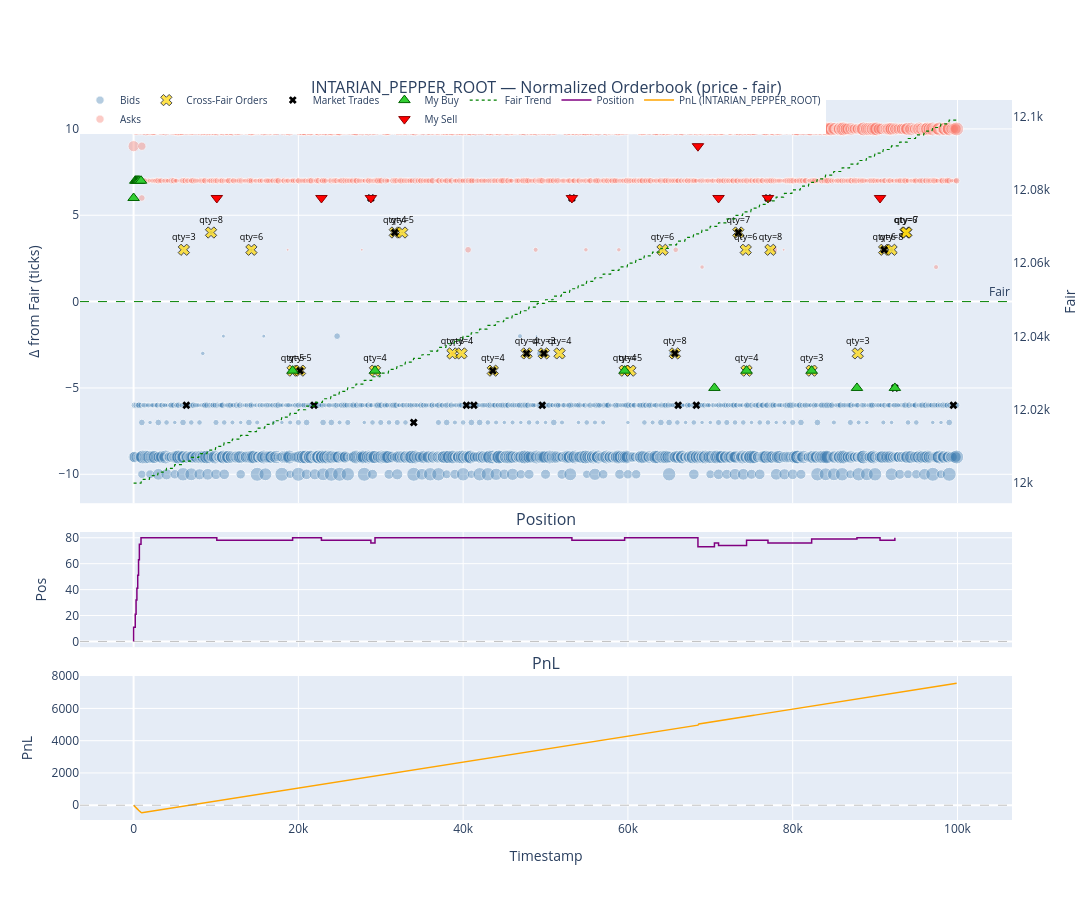

The notebook cell saved with this chart:
### Markdown cell above
### TOMATOES — Normalized View (去 wall_mid 漂移)

把所有价格减去成交时刻的 wall_mid，去除漂移后观察：
- 挂单 / 成交是否稳定落在 `± 7, ± 6, ± 1~2, 0` 等标准档位
- 我方成交相对 fair 的分布：buy 应该在 ≤ 0 的位置，sell 应该在 ≥ 0 的位置
- 负 edge 的成交会立刻暴露（buy 在 > 0 或 sell 在 < 0）

参考 [utils/viz.py](utils/viz.py) 中的 `plot_normalized_orderbook`，保留所有元素（bids / asks / market trades / my buys / my sells）+ 叠加仓位 / PnL 两行子图。

### Code cell
def plot_review_normalized(product: str) -> go.Figure:
    """和 plot_review 一样的三行布局，但 Row 1 使用 price - fair（去基准）。"""

    fig = make_subplots(
        rows=3, cols=1,
        shared_xaxes=True,
        vertical_spacing=0.04,
        row_heights=[0.7, 0.2, 0.25],
        subplot_titles=[
            f"{product} — Normalized Orderbook (price - fair)",
            "Position",
            "PnL",
        ],
    )

    # ===== Row 1: 去基准 Orderbook =====
    fair_ref = fair_df.filter(pl.col("product") == product).select(["timestamp", "product", "fair"] )

    # 挂单 - fair
    ob_p = (
        ob_long.filter(pl.col("product") == product)
        .join(fair_ref, on=["timestamp", "product"], how="left")
        .filter(pl.col("fair").is_not_null())
        .with_columns((pl.col("price") - pl.col("fair")).alias("norm_price"))
    )
    max_vol = ob_p["volume"].max() or 1

    bids = ob_p.filter(pl.col("side") == "bid")
    fig.add_trace(go.Scatter(
        x=bids["timestamp"].to_list(), y=bids["norm_price"].to_list(),
        mode="markers",
        marker=dict(color="steelblue", size=[max(2, v / max_vol * 14) for v in bids["volume"].to_list()], opacity=0.4),
        name="Bids", legendgroup="ob",
        customdata=bids["volume"].to_list(),
        hovertemplate="t=%{x}<br>Δ=%{y}<br>v=%{customdata}<extra>Bid</extra>",
    ), row=1, col=1)

    asks = ob_p.filter(pl.col("side") == "ask")
    fig.add_trace(go.Scatter(
        x=asks["timestamp"].to_list(), y=asks["norm_price"].to_list(),
        mode="markers",
        marker=dict(color="salmon", size=[max(2, v / max_vol * 14) for v in asks["volume"].to_list()], opacity=0.4),
        name="Asks", legendgroup="ob",
        customdata=asks["volume"].to_list(),
        hovertemplate="t=%{x}<br>Δ=%{y}<br>v=%{customdata}<extra>Ask</extra>",
    ), row=1, col=1)

    # 标记跨越 fair 的非理性限价挂单，并标注订单大小
    irrational_orders = ob_p.filter(
        ((pl.col("side") == "bid") & (pl.col("norm_price") > 0))
        | ((pl.col("side") == "ask") & (pl.col("norm_price") < 0))
    )
    if irrational_orders.height > 0:
        irr_text = [
            f"qty={abs(v):.0f}" if v is not None else "qty=NA"
            for v in irrational_orders["volume"].to_list()
        ]
        irr_sizes = [
            max(10, min(28, abs(v) / max_vol * 30)) if v is not None else 10
            for v in irrational_orders["volume"].to_list()
        ]
        fig.add_trace(go.Scatter(
            x=irrational_orders["timestamp"].to_list(),
            y=irrational_orders["norm_price"].to_list(),
            mode="markers+text",
            marker=dict(
                color="gold",
                symbol="x",
                size=irr_sizes,
                line=dict(width=1, color="black"),
            ),
            text=irr_text,
            textposition="top center",
            textfont=dict(size=9, color="black"),
            name="Cross-Fair Orders",
            legendgroup="irr",
            hovertemplate="t=%{x}<br>Δ=%{y}<br>%{text}<extra>Cross-Fair</extra>",
        ), row=1, col=1)

    # Fair 基准线 (y=0)
    fig.add_hline(y=0, line_color="green", line_dash="dash", line_width=1, row=1, col=1,
                  annotation_text="Fair")

    # 市场成交
    mt = (
        mkt_trades.filter(pl.col("product") == product)
        .join(fair_ref, on=["timestamp", "product"], how="left")
        .filter(pl.col("fair").is_not_null())
        .with_columns((pl.col("price") - pl.col("fair")).alias("norm_price"))
    )
    if mt.height > 0:
        fig.add_trace(go.Scatter(
            x=mt["timestamp"].to_list(), y=mt["norm_price"].to_list(),
            mode="markers", marker=dict(color="black", symbol="x", size=7),
            name="Market Trades", legendgroup="mkt",
            customdata=mt["quantity"].to_list(),
            hovertemplate="t=%{x}<br>Δ=%{y}<br>qty=%{customdata}<extra>Mkt</extra>",
        ), row=1, col=1)

    # 我方买入 / 卖出（用 my_with_wm 里已算好的 fair 作为参照）
    my_p = my_with_wm.filter(pl.col("product") == product).with_columns(
        (pl.col("price") - pl.col("fair")).alias("norm_price")
    )

    my_buys = my_p.filter(pl.col("trade_type") == "my_buy")
    if my_buys.height > 0:
        fig.add_trace(go.Scatter(
            x=my_buys["timestamp"].to_list(), y=my_buys["norm_price"].to_list(),
            mode="markers",
            marker=dict(color="limegreen", symbol="triangle-up", size=10, line=dict(width=1, color="darkgreen")),
            name="My Buy", legendgroup="my",
            customdata=list(zip(my_buys["quantity"].to_list(), my_buys["price"].to_list(), my_buys["edge"].to_list())),
            hovertemplate="t=%{x}<br>Δ=%{y}<br>qty=%{customdata[0]}<br>px=%{customdata[1]}<br>edge=%{customdata[2]}<extra>My Buy</extra>",
        ), row=1, col=1)

    my_sells = my_p.filter(pl.col("trade_type") == "my_sell")
    if my_sells.height > 0:
        fig.add_trace(go.Scatter(
            x=my_sells["timestamp"].to_list(), y=my_sells["norm_price"].to_list(),
            mode="markers",
            marker=dict(color="red", symbol="triangle-down", size=10, line=dict(width=1, color="darkred")),
            name="My Sell", legendgroup="my",
            customdata=list(zip(my_sells["quantity"].to_list(), my_sells["price"].to_list(), my_sells["edge"].to_list())),
            hovertemplate="t=%{x}<br>Δ=%{y}<br>qty=%{customdata[0]}<br>px=%{customdata[1]}<br>edge=%{customdata[2]}<extra>My Sell</extra>",
        ), row=1, col=1)

    # 右侧副轴：fair 趋势
    fair_sorted = fair_ref.sort("timestamp")
    fig.add_trace(go.Scatter(
        x=fair_sorted["timestamp"].to_list(), y=fair_sorted["fair"].to_list(),
        mode="lines", line=dict(color="green", width=1.2, dash="dot"),
        name="Fair Trend", legendgroup="fair",
        yaxis="y4",
        hovertemplate="t=%{x}<br>fair=%{y}<extra></extra>",
    ))

    # ===== Row 2: 仓位 =====
    pos_p = position_df.filter(pl.col("product") == product).sort("timestamp")
    fig.add_trace(go.Scatter(
        x=pos_p["timestamp"].to_list(), y=pos_p["position"].to_list(),
        mode="lines", line=dict(color="purple", width=1.5, shape="hv"),
        name="Position", legendgroup="pos",
        hovertemplate="t=%{x}<br>pos=%{y}<extra></extra>",
    ), row=2, col=1)
    fig.add_hline(y=0, line_dash="dash", line_color="gray", line_width=0.5, row=2, col=1)

    # ===== Row 3: PnL =====
    pnl_p = pnl_by_product.filter(pl.col("product") == product).sort("timestamp")
    fig.add_trace(go.Scatter(
        x=pnl_p["timestamp"].to_list(), y=pnl_p["profit_and_loss"].to_list(),
        mode="lines", line=dict(color="orange", width=1.5),
        name=f"PnL ({product})", legendgroup="pnl",
        hovertemplate="t=%{x}<br>PnL=%{y:.1f}<extra></extra>",
    ), row=3, col=1)
    fig.add_hline(y=0, line_dash="dash", line_color="gray", line_width=0.5, row=3, col=1)

    # 配置副轴 (fair trend)
    fig.update_layout(
        yaxis4=dict(
            overlaying="y", side="right", title="Fair",
            showgrid=False, anchor="x",
        ),
        height=900, width=1200,
        legend=dict(orientation="h", y=1.02, x=0, font=dict(size=10)),
        hovermode="x unified",
    )
    fig.update_xaxes(title_text="Timestamp", row=3, col=1)
    fig.update_yaxes(title_text="Δ from Fair (ticks)", row=1, col=1)
    fig.update_yaxes(title_text="Pos", row=2, col=1)
    fig.update_yaxes(title_text="PnL", row=3, col=1)

    return fig


fig = plot_review_normalized("INTARIAN_PEPPER_ROOT")
fig.show()

### Figure 1 — Plotly figure (JSON) as saved in the notebook; plotly's stock layout.template omitted (floating-point values rounded to 4 significant figures; data arrays with more than 128 entries replaced by an {"elided": "..."} marker saying what was removed)
{"data": [{"customdata": {"elided": "1633 int values"}, "hovertemplate": "t=%{x}<br>Δ=%{y}<br>v=%{customdata}<extra>Bid</extra>", "legendgroup": "ob", "marker": {"color": "steelblue", "opacity": 0.4, "size": {"elided": "1633 float values"}}, "mode": "markers", "name": "Bids", "type": "scatter", "x": {"elided": "1633 int values"}, "xaxis": "x", "y": {"elided": "1633 int values"}, "yaxis": "y"}, {"customdata": {"elided": "1597 int values"}, "hovertemplate": "t=%{x}<br>Δ=%{y}<br>v=%{customdata}<extra>Ask</extra>", "legendgroup": "ob", "marker": {"color": "salmon", "opacity": 0.4, "size": {"elided": "1597 float values"}}, "mode": "markers", "name": "Asks", "type": "scatter", "x": {"elided": "1597 int values"}, "xaxis": "x", "y": {"elided": "1597 int values"}, "yaxis": "y"}, {"hovertemplate": "t=%{x}<br>Δ=%{y}<br>%{text}<extra>Cross-Fair</extra>", "legendgroup": "irr", "marker": {"color": "gold", "line": {"color": "black", "width": 1}, "size": [10, 10, 10, 10, 10, 10, 10, 10, 10, 10, 10, 10, 10, 10, 10, 10, 10, 10, 10, 10, 10, 10, 10, 10, 10, 10, 10, 10], "symbol": "x"}, "mode": "markers+text", "name": "Cross-Fair Orders", "text": ["qty=3", "qty=8", "qty=6", "qty=5", "qty=5", "qty=4", "qty=4", "qty=5", "qty=8", "qty=4", "qty=4", "qty=4", "qty=3", "qty=4", "qty=4", "qty=5", "qty=6", "qty=8", "qty=7", "qty=6", "qty=4", "qty=8", "qty=3", "qty=3", "qty=6", "qty=8", "qty=6", "qty=7"], "textfont": {"color": "black", "size": 9}, "textposition": "top center", "type": "scatter", "x": [6100, 9400, 14300, 19300, 20200, 29300, 31700, 32600, 38700, 39800, 43600, 47700, 49800, 51700, 59600, 60300, 64200, 65700, 73400, 74300, 74400, 77300, 82300, 87900, 91100, 92000, 93700, 93800], "xaxis": "x", "y": [3, 4, 3, -4, -4, -4, 4, 4, -3, -3, -4, -3, -3, -3, -4, -4, 3, -3, 4, 3, -4, 3, -4, -3, 3, 3, 4, 4], "yaxis": "y"}, {"customdata": [4, 5, 3, 2, 4, 6, 6, 7, 4, 4, 3, 3, 2, 8, 7, 6, 7, 1, 6, 3, 3], "hovertemplate": "t=%{x}<br>Δ=%{y}<br>qty=%{customdata}<extra>Mkt</extra>", "legendgroup": "mkt", "marker": {"color": "black", "size": 7, "symbol": "x"}, "mode": "markers", "name": "Market Trades", "type": "scatter", "x": [6400, 20200, 21900, 28800, 31700, 34000, 40400, 41300, 43600, 47700, 49600, 49800, 53200, 65700, 66100, 68300, 73400, 77000, 91100, 92400, 99500], "xaxis": "x", "y": [-6, -4, -6, 6, 4, -7, -6, -6, -4, -3, -6, -3, 6, -3, -6, -6, 4, 6, 3, -5, -6], "yaxis": "y"}, {"customdata": [[11, 12006, -6], [10, 12007, -7], [11, 12007, -7], [9, 12007, -7], [10, 12007, -7], [12, 12007, -7], [12, 12007, -7], [5, 12007, -7], [2, 12015, 4], [4, 12025, 4], [2, 12055, 4], [3, 12065, 5], [4, 12070, 4], [3, 12078, 4], [1, 12082, 5], [2, 12087, 5]], "hovertemplate": "t=%{x}<br>Δ=%{y}<br>qty=%{customdata[0]}<br>px=%{customdata[1]}<br>edge=%{customdata[2]}<extra>My Buy</extra>", "legendgroup": "my", "marker": {"color": "limegreen", "line": {"color": "darkgreen", "width": 1}, "size": 10, "symbol": "triangle-up"}, "mode": "markers", "name": "My Buy", "type": "scatter", "x": [0, 200, 300, 400, 500, 600, 700, 900, 19300, 29300, 59600, 70500, 74400, 82300, 87800, 92400], "xaxis": "x", "y": [6, 7, 7, 7, 7, 7, 7, 7, -4, -4, -4, -5, -4, -4, -5, -5], "yaxis": "y"}, {"customdata": [[2, 12016, 6], [2, 12028, 6], [2, 12034, 6], [2, 12059, 6], [7, 12077, 9], [2, 12077, 6], [2, 12083, 6], [2, 12096, 6]], "hovertemplate": "t=%{x}<br>Δ=%{y}<br>qty=%{customdata[0]}<br>px=%{customdata[1]}<br>edge=%{customdata[2]}<extra>My Sell</extra>", "legendgroup": "my", "marker": {"color": "red", "line": {"color": "darkred", "width": 1}, "size": 10, "symbol": "triangle-down"}, "mode": "markers", "name": "My Sell", "type": "scatter", "x": [10100, 22800, 28800, 53200, 68500, 71000, 77000, 90600], "xaxis": "x", "y": [6, 6, 6, 6, 9, 6, 6, 6], "yaxis": "y"}, {"hovertemplate": "t=%{x}<br>fair=%{y}<extra></extra>", "legendgroup": "fair", "line": {"color": "green", "dash": "dot", "width": 1.2}, "mode": "lines", "name": "Fair Trend", "type": "scatter", "x": {"elided": "1000 int values"}, "y": {"elided": "1000 int values"}, "yaxis": "y4"}, {"hovertemplate": "t=%{x}<br>pos=%{y}<extra></extra>", "legendgroup": "pos", "line": {"color": "purple", "shape": "hv", "width": 1.5}, "mode": "lines", "name": "Position", "type": "scatter", "x": [0, 0, 200, 300, 400, 500, 600, 700, 900, 10100, 19300, 22800, 28800, 29300, 53200, 59600, 68500, 70500, 71000, 74400, 77000, 82300, 87800, 90600, 92400], "xaxis": "x2", "y": [0, 11, 21, 32, 41, 51, 63, 75, 80, 78, 80, 78, 76, 80, 78, 80, 73, 76, 74, 78, 76, 79, 80, 78, 80], "yaxis": "y2"}, {"hovertemplate": "t=%{x}<br>PnL=%{y:.1f}<extra></extra>", "legendgroup": "pnl", "line": {"color": "orange", "width": 1.5}, "mode": "lines", "name": "PnL (INTARIAN_PEPPER_ROOT)", "type": "scatter", "x": {"elided": "1000 int values"}, "xaxis": "x3", "y": {"elided": "1000 float values"}, "yaxis": "y3"}], "layout": {"annotations": [{"font": {"size": 16}, "showarrow": false, "text": "INTARIAN_PEPPER_ROOT — Normalized Orderbook (price - fair)", "x": 0.5, "xanchor": "center", "xref": "paper", "y": 1, "yanchor": "bottom", "yref": "paper"}, {"font": {"size": 16}, "showarrow": false, "text": "Position", "x": 0.5, "xanchor": "center", "xref": "paper", "y": 0.4, "yanchor": "bottom", "yref": "paper"}, {"font": {"size": 16}, "showarrow": false, "text": "PnL", "x": 0.5, "xanchor": "center", "xref": "paper", "y": 0.2, "yanchor": "bottom", "yref": "paper"}, {"showarrow": false, "text": "Fair", "x": 1, "xanchor": "right", "xref": "x domain", "y": 0, "yanchor": "bottom", "yref": "y"}], "height": 900, "hovermode": "x unified", "legend": {"font": {"size": 10}, "orientation": "h", "x": 0, "y": 1.02}, "shapes": [{"line": {"color": "green", "dash": "dash", "width": 1}, "type": "line", "x0": 0, "x1": 1, "xref": "x domain", "y0": 0, "y1": 0, "yref": "y"}, {"line": {"color": "gray", "dash": "dash", "width": 0.5}, "type": "line", "x0": 0, "x1": 1, "xref": "x2 domain", "y0": 0, "y1": 0, "yref": "y2"}, {"line": {"color": "gray", "dash": "dash", "width": 0.5}, "type": "line", "x0": 0, "x1": 1, "xref": "x3 domain", "y0": 0, "y1": 0, "yref": "y3"}], "width": 1200, "xaxis": {"anchor": "y", "domain": [0, 1], "matches": "x3", "showticklabels": false}, "xaxis2": {"anchor": "y2", "domain": [0, 1], "matches": "x3", "showticklabels": false}, "xaxis3": {"anchor": "y3", "domain": [0, 1], "title": {"text": "Timestamp"}}, "yaxis": {"anchor": "x", "domain": [0.44, 1], "title": {"text": "Δ from Fair (ticks)"}}, "yaxis2": {"anchor": "x2", "domain": [0.24, 0.4], "title": {"text": "Pos"}}, "yaxis3": {"anchor": "x3", "domain": [0, 0.2], "title": {"text": "PnL"}}, "yaxis4": {"anchor": "x", "overlaying": "y", "showgrid": false, "side": "right", "title": {"text": "Fair"}}}}
